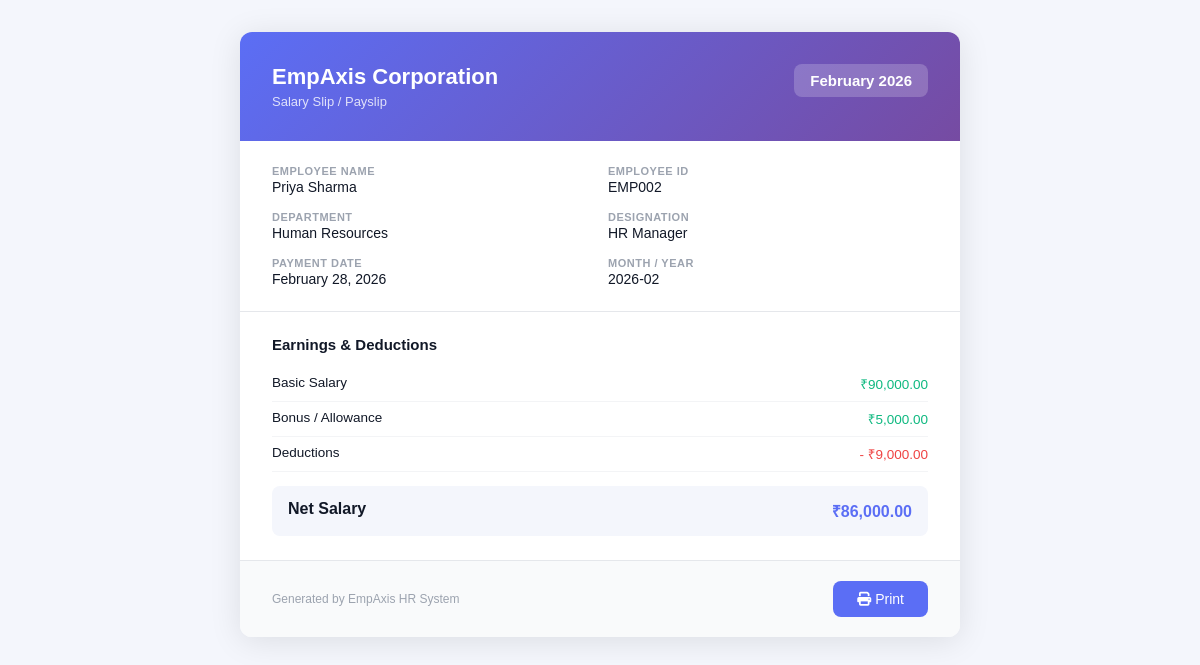
Screenshot of /modules/payroll/payslip.php?id=6 (signed in) with the database file from the repository.
### tables this page shows
CREATE TABLE IF NOT EXISTS `payroll` (
  `id`           INT UNSIGNED AUTO_INCREMENT PRIMARY KEY,
  `employee_id`  INT UNSIGNED NOT NULL,
  `basic_salary` DECIMAL(12,2) DEFAULT 0.00,
  `bonus`        DECIMAL(12,2) DEFAULT 0.00,
  `deductions`   DECIMAL(12,2) DEFAULT 0.00,
  `net_salary`   DECIMAL(12,2) DEFAULT 0.00,
  `payment_date` DATE NOT NULL,
  `month_year`   VARCHAR(7) NOT NULL COMMENT 'Format: YYYY-MM',
  `notes`        TEXT DEFAULT NULL,
  `created_at`   TIMESTAMP DEFAULT CURRENT_TIMESTAMP,
  CONSTRAINT `fk_pay_emp` FOREIGN KEY (`employee_id`) REFERENCES `employees`(`id`) ON DELETE CASCADE
);

CREATE TABLE IF NOT EXISTS `employees` (
  `id`            INT UNSIGNED AUTO_INCREMENT PRIMARY KEY,
  `user_id`       INT UNSIGNED NOT NULL,
  `employee_id`   VARCHAR(20) NOT NULL UNIQUE,
  `name`          VARCHAR(150) NOT NULL,
  `email`         VARCHAR(150) NOT NULL,
  `phone`         VARCHAR(20) DEFAULT NULL,
  `department_id` INT UNSIGNED DEFAULT NULL,
  `designation`   VARCHAR(100) DEFAULT NULL,
  `joining_date`  DATE DEFAULT NULL,
  `date_of_birth` DATE DEFAULT NULL,
  `gender`        ENUM('male','female','other') DEFAULT NULL,
  `salary`        DECIMAL(12,2) DEFAULT 0.00,
  `address`       TEXT DEFAULT NULL,
  `city`          VARCHAR(100) DEFAULT NULL,
  `state`         VARCHAR(100) DEFAULT NULL,
  `country`       VARCHAR(100) DEFAULT NULL,
  `postal_code`   VARCHAR(20) DEFAULT NULL,
  `photo`         VARCHAR(255) DEFAULT 'default.png',
  `status`        ENUM('active','inactive','on_leave') DEFAULT 'active',
  `created_at`    TIMESTAMP DEFAULT CURRENT_TIMESTAMP,
  CONSTRAINT `fk_emp_user` FOREIGN KEY (`user_id`) REFERENCES `users`(`id`) ON DELETE CASCADE,
  CONSTRAINT `fk_emp_dept` FOREIGN KEY (`department_id`) REFERENCES `departments`(`id`) ON DELETE SET NULL
);

CREATE TABLE IF NOT EXISTS `departments` (
  `id`              INT UNSIGNED AUTO_INCREMENT PRIMARY KEY,
  `department_name` VARCHAR(100) NOT NULL,
  `description`     TEXT DEFAULT NULL,
  `created_at`      TIMESTAMP DEFAULT CURRENT_TIMESTAMP
);

### modules/payroll/payslip.php (the view, shortened to what this page needs)
<?php
$pdo = getDB();
$id  = (int)($_GET['id'] ?? 0);
$stmt = $pdo->prepare('
    SELECT p.*, e.name, e.employee_id AS emp_id, e.designation, e.phone, e.address, d.department_name
    FROM payroll p
    JOIN employees e ON e.id = p.employee_id
    LEFT JOIN departments d ON d.id = e.department_id
    WHERE p.id = ?
');
$stmt->execute([$id]);
$pay = $stmt->fetch();
?>
<!DOCTYPE html><html lang="en"><head>
<link rel="stylesheet" href="https://cdnjs.cloudflare.com/ajax/libs/font-awesome/6.4.0/css/all.min.css">
</head><body>
<div class="payslip">
  <div class="slip-header">
    <div>
      <div class="company-name">EmpAxis Corporation</div>
      <div class="slip-title">Salary Slip / Payslip</div>
    </div>
    <div class="month-badge"><?= date('F Y', strtotime($pay['payment_date'])) ?></div>
  </div>
  <div class="emp-section">
    <div class="info-row"><span class="info-label">Employee Name</span><span class="info-val"><?= htmlspecialchars($pay['name']) ?></span></div>
    <div class="info-row"><span class="info-label">Employee ID</span><span class="info-val"><?= $pay['emp_id'] ?></span></div>
    <div class="info-row"><span class="info-label">Department</span><span class="info-val"><?= htmlspecialchars($pay['department_name'] ?? '—') ?></span></div>
    <div class="info-row"><span class="info-label">Designation</span><span class="info-val"><?= htmlspecialchars($pay['designation'] ?? '—') ?></span></div>
    <div class="info-row"><span class="info-label">Payment Date</span><span class="info-val"><?= date('F d, Y', strtotime($pay['payment_date'])) ?></span></div>
    <div class="info-row"><span class="info-label">Month / Year</span><span class="info-val"><?= $pay['month_year'] ?></span></div>
  </div>
  <div class="salary-section">
    <h3>Earnings & Deductions</h3>
    <div class="sal-row"><span>Basic Salary</span><span class="green">₹<?= number_format($pay['basic_salary'],2) ?></span></div>
    <div class="sal-row"><span>Bonus / Allowance</span><span class="green">₹<?= number_format($pay['bonus'],2) ?></span></div>
    <div class="sal-row"><span>Deductions</span><span class="red">- ₹<?= number_format($pay['deductions'],2) ?></span></div>
    <div class="net-row">
      <span>Net Salary</span>
      <span>₹<?= number_format($pay['net_salary'],2) ?></span>
    </div>
  </div>
  <div class="slip-footer">
    <span style="font-size:12px;color:#9CA3AF">Generated by EmpAxis HR System</span>
    <button class="print-btn" onclick="window.print()"><i class="fas fa-print"></i> Print</button>
  </div>
</div>
</body></html>

### modules/payroll/payslip.php (style rules this page uses)
* { box-sizing: border-box; margin: 0; padding: 0; }
body { font-family: 'Poppins', Arial, sans-serif; background: #f4f6fc; padding: 32px 16px; color: #111827; }
.payslip { max-width: 720px; margin: auto; background: #fff; border-radius: 12px; box-shadow: 0 4px 32px rgba(0,0,0,.1); overflow: hidden; }
.slip-header { background: linear-gradient(135deg,#5B6EF5,#764BA2); padding: 32px; color: #fff; display: flex; justify-content: space-between; align-items: flex-start; }
.company-name { font-size: 22px; font-weight: 700; }
.slip-title { font-size: 13px; opacity: .8; margin-top: 4px; }
.month-badge { background: rgba(255,255,255,.2); padding: 8px 16px; border-radius: 8px; font-weight: 600; font-size: 15px; }
.emp-section { padding: 24px 32px; border-bottom: 1px solid #E5E7EB; display: grid; grid-template-columns: 1fr 1fr; gap: 16px; }
.info-row { display: flex; flex-direction: column; gap: 2px; }
.info-label { font-size: 11px; color: #9CA3AF; font-weight: 600; letter-spacing: .5px; text-transform: uppercase; }
.info-val { font-size: 14px; font-weight: 500; }
.salary-section { padding: 24px 32px; }
.salary-section h3 { font-size: 15px; font-weight: 600; margin-bottom: 14px; }
.sal-row { display: flex; justify-content: space-between; padding: 8px 0; border-bottom: 1px solid #F3F4F6; font-size: 13.5px; }
.green { color: #10B981; }
.red { color: #EF4444; }
.net-row { background: #F4F6FC; border-radius: 8px; padding: 14px 16px; display: flex; justify-content: space-between; margin-top: 14px; font-weight: 700; font-size: 16px; }
.net-row span:last-child { color: #5B6EF5; }
.slip-footer { padding: 20px 32px; background: #F9FAFB; border-top: 1px solid #E5E7EB; display: flex; justify-content: space-between; align-items: center; }
.print-btn { background: #5B6EF5; color: #fff; border: none; padding: 10px 24px; border-radius: 8px; cursor: pointer; font-family: inherit; font-size: 14px; font-weight: 500; }

### rows the page displays
payroll: payment_date "February 2026", employee.name "Priya Sharma", employee.employee_id "EMP002", departments.department_name "Human Resources", employee.designation "HR Manager", payment_date "February 28, 2026", month_year "2026-02", basic_salary "90,000.00", bonus "5,000.00", deductions "9,000.00", net_salary "86,000.00"
